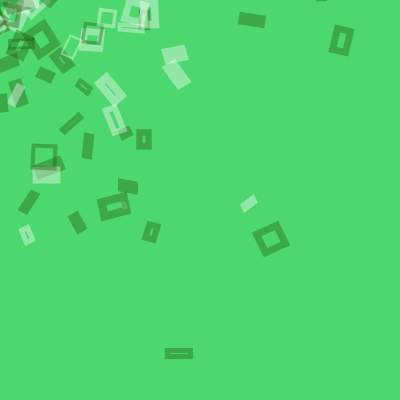
Frame 1 (no input)
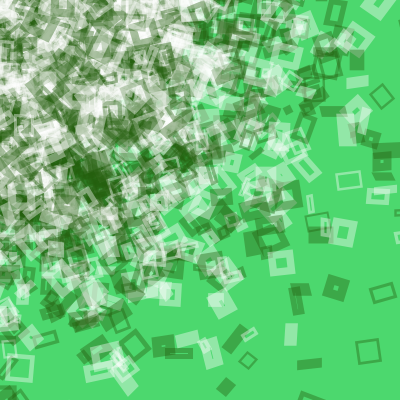
Frame 60 (the mouse pressed at the canvas centre just before this capture)
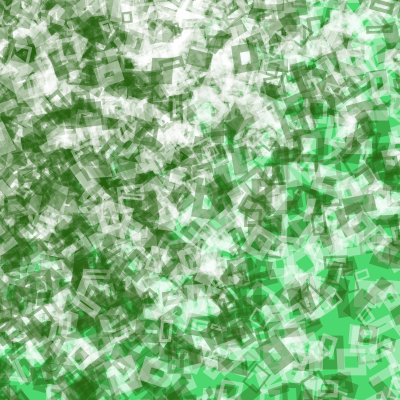
Frame 120 (the mouse held since frame 60 and released just before this capture)

The Processing sketch that drew these frames (run headless with seeded random() and noise(); from frame 60 on, the mouse is pressed at the canvas centre):

// Processing sketch: processing_40956
// ── processing_40956.pde

Cube [] myCube = new Cube [200];    
color [] Colors = new color [2];  //colors array
 
void setup() {
  size(400, 400);
  smooth();
  noStroke();
  background(76, 216, 110);
 
//makes different colors
  Colors[0] = color (36,95,13,100);
  Colors[1] = color (255,100);
  
 
  for (int i=0; i<myCube.length; i++) {
    myCube[i] = new Cube();
  }
}
 
//what the program draws
void draw() {
  for (int i=0; i<myCube.length; i++) {
    myCube[i].update();
    myCube[i].draw();
  }
}
 
//creating a class
class Cube {
  int x = int(random(0, 400));
  int y = int(random(0, 400));
  float rot = random(100);
  color col = Colors[int(random(0, 2))];
 
  Cube() {
  }
 
//tells the drawing where to move
  void update () {
    x = x + int(random(-20, 2));
    y = y + int(random(-20, 4));
  }
 
//what it draws
  void draw() {
    strokeWeight(random(2,10));
    stroke(col);
    noFill();
    rect(random (x), random (y), random(2,24),random(2, 24));
    rotate(radians(rot));
  }
}
